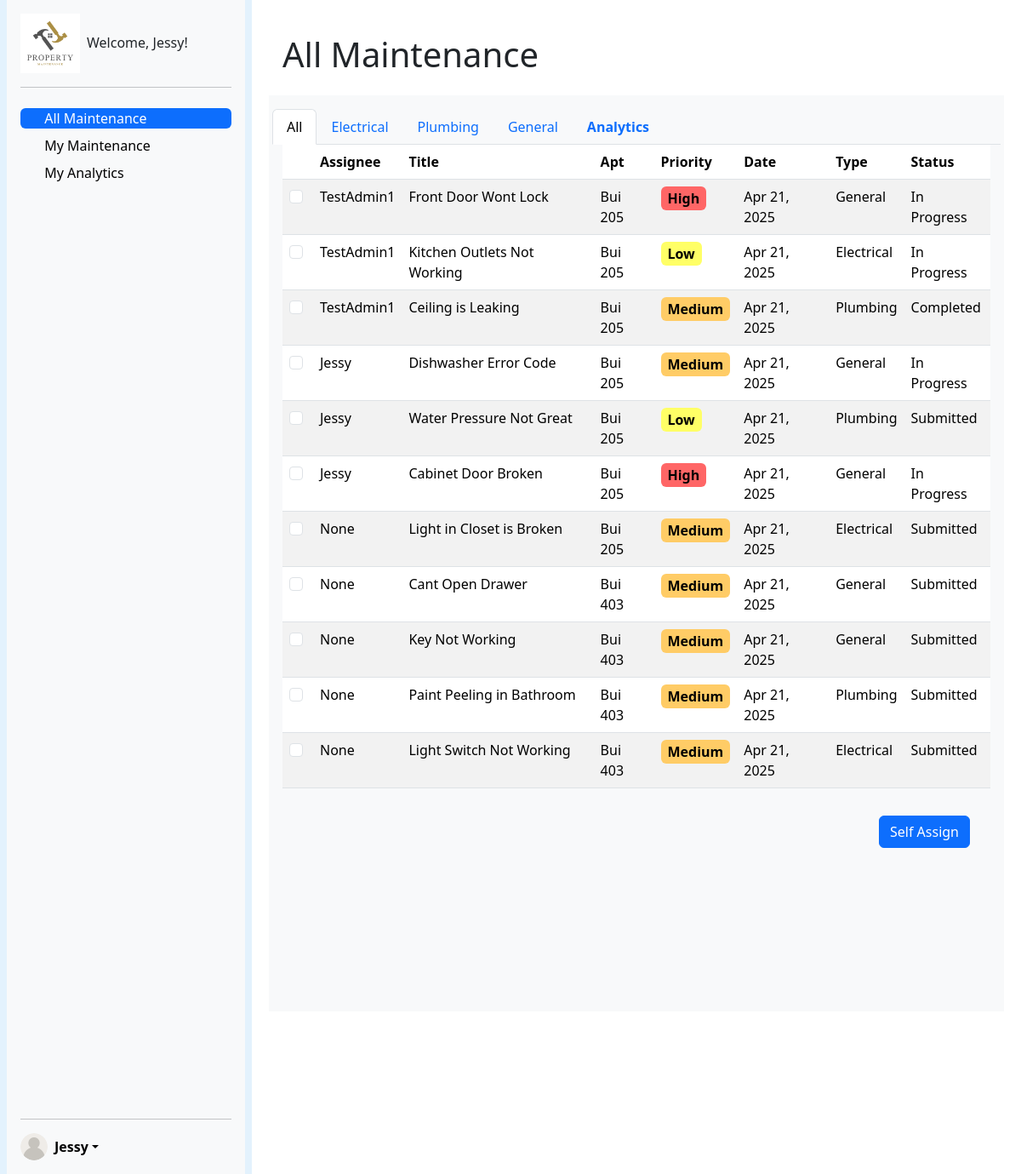
/admin-dashboard/ (signed in), run on the app's committed database.
### ticketsystem/models.py (models this page shows, shortened)
class Ticket(models.Model):
    title = models.CharField(max_length=200)
    description = models.TextField()
    CATEGORY_CHOICES = [
        ('electrical', 'Electrical'),
        ('plumbing', 'Plumbing'),
        ('general', 'General'),
    ]
    category = models.CharField(max_length=20, choices=CATEGORY_CHOICES)
    STATUS_CHOICES = [
        ('submitted', 'Submitted'),
        ('in_progress', 'In Progress'),
        ('completed', 'Completed'),
    ]
    status = models.CharField(max_length=20, choices=STATUS_CHOICES, default='submitted')
    PRIORITY_CHOICES = [
        ('low', 'Low'),
        ('medium', 'Medium'),
        ('high', 'High'),
    ]
    priority = models.CharField(max_length=10, choices=PRIORITY_CHOICES, default='medium')
    created_date = models.DateTimeField(auto_now_add=True)
    updated_date = models.DateTimeField(auto_now=True)
    completed_date = models.DateTimeField(null=True, blank=True) # based on status
    image = models.ImageField(upload_to='ticket_images/', null=True, blank=True)
    submitter = models.ForeignKey(settings.AUTH_USER_MODEL, on_delete=models.CASCADE, related_name='submitted_tickets')
    assigned_admin = models.ForeignKey(settings.AUTH_USER_MODEL, on_delete=models.SET_NULL, null=True, blank=True, related_name='assigned_tickets')

class UserProfile(models.Model):
    user = models.OneToOneField(User, on_delete=models.CASCADE)
    ROLE_CHOICES = [
        ('tenant', 'Tenant'),
        ('admin', 'Admin'),
    ]
    role = models.CharField(max_length=10, choices=ROLE_CHOICES, default='tenant')
    building_name = models.CharField(max_length=100, blank=True, null=True)
    apartment_number = models.CharField(max_length=10, blank=True, null=True)
    employee_id = models.CharField(max_length=100, blank=True, null=True)

### ticketsystem/views.py (the view)
# urls.py: path('admin-dashboard/', admin_dashboard, name='admin_dashboard'),
@login_required(login_url="/")
def admin_dashboard(request):
    userProfile = UserProfile.objects.get(user=request.user)
    if userProfile.role == "tenant":
        return redirect('tenant_dashboard')
    if request.method == 'POST':
        selected_checkboxes = request.POST.getlist('my_checkboxes[]')
        for selected_id in selected_checkboxes:
            ticket = Ticket.objects.get(id=selected_id)
            ticket.assigned_admin = request.user
            ticket.save()
    tickets = Ticket.objects.all()
    total_tickets = tickets.count()
    submitted = tickets.filter(status='submitted').count()
    in_progress = tickets.filter(status='in_progress').count()
    completed = tickets.filter(status='completed').count()
    high_priority = tickets.filter(priority='high').count()
    by_category = tickets.values('category').annotate(count=Count('id'))
    by_priority = tickets.values('priority').annotate(count=Count('id'))
    today = timezone.now().date()
    last_7_days = [
        {
            'date': (today - timedelta(days=i)).strftime('%b %d'),
            'count': tickets.filter(created_date__date=(today - timedelta(days=i))).count()
        }
        for i in range(6, -1, -1)
    ]
    context = {
        'user': request.user,
        'tickets': tickets,
        'total_tickets': total_tickets,
        'submitted': submitted,
        'in_progress': in_progress,
        'completed': completed,
        'high_priority': high_priority,
        'by_category': list(by_category),
        'by_priority': list(by_priority),
        'last_7_days': last_7_days,
    }
    return render(request, 'admin_dashboard.html', context)

### ticketsystem/templates/admin_dashboard.html (shortened to what this page needs)
{% load static %}
<!DOCTYPE html>
<html>
<head>
    {% load bootstrap5 %}
    {% bootstrap_css %}
    <link rel="stylesheet" href="{% static 'priority.css' %}">
</head>
<body>
    <div class="container-fluid">
        <div class="row flex-nowrap">
            <div class="col-auto px-sm-2 px-0" style="background-color: #e3f2fd; ">
                <div class="d-flex flex-column flex-shrink-0 p-3 bg-body-tertiary min-vh-100" style="width: 280px;">
                    <div class="d-flex align-items-center mb-3 mb-md-0 me-md-auto text-decoration" style="max-width:270px;">
                        <img src="../../media/logo_light.png" class="bi pe-none me-2" style="max-width:70px;" alt="Property Maintenance">
                        <span class="navbar-brand mb-0 h1 text-wrap">Welcome, {{ user.username|capfirst }}!</span>
                    </div>
                    <hr>
                    <ul class="nav nav-pills flex-column mb-auto">
                        <li class="nav-item mt-2 rounded">
                            <a href="{% url 'admin_dashboard' %}" class="nav-link list-group-item list-group-item-action active" aria-current="page">
                                <svg class="bi pe-none me-2" width="16" height="16"><use xlink:href="#home"></use></svg>
                                All Maintenance
                            </a>
                        </li>
                        <li class="nav-item mt-2 t-2 rounded">
                            <a href="{% url 'admin_my_maintenance' %}" class="nav-link list-group-item list-group-item-action link-body-emphasis">
                                <svg class="bi pe-none me-2" width="16" height="16"><use xlink:href="#speedometer2"></use></svg>
                                My Maintenance
                            </a>
                        </li>
                        <li class="nav-item mt-2 t-2 rounded">
                            <a href="{% url 'admin_my_analytics' %}" class="nav-link list-group-item list-group-item-action link-body-emphasis">
                                <svg class="bi pe-none me-2" width="16" height="16">
                                    <use xlink:href="#bar-chart"></use>
                                </svg>
                                My Analytics
                            </a>
                        </li>
                    </ul>
                    <hr>
                    <div class="dropdown">
                    <a class="d-flex align-items-center link-body-emphasis text-decoration-none dropdown-toggle" data-bs-toggle="dropdown" aria-expanded="false">
                        <img src="../../media/user_icon.png" alt="" width="32" height="32" class="rounded-circle me-2">
                        <strong>{{ user.username|capfirst }}</strong>
                    </a>
                    </div>
                </div>
            </div>
            <div class="col py-3 overflow-hidden" style="height: 100vh;">
                <h1 class="m-4">All Maintenance</h1>
                <div class="col m-2 p-3 justify-content-center bg-light" style="height: 78vh;">
                    <div class="row">
                        <ul class="nav nav-tabs" id="myTab" role="tablist">
                            <li class="nav-item" role="presentation">
                                <a class="nav-link active filter-tab"id="all-tab" data-bs-toggle="tab" data-bs-target="#all" role="tab" aria-controls="all" aria-selected="true">All</a>
                            </li>
                            <li class="nav-item filter-tab" role="presentation">
                                <a class="nav-link" data-filter="electrical" id="electrical-tab" data-bs-toggle="tab" data-bs-target="#electrical" role="tab" aria-controls="electrical" aria-selected="false">Electrical</a>
                            </li>
                            <li class="nav-item filter-tab" role="presentation">
                                <a class="nav-link" data-filter="plumbing" id="plumbing-tab" data-bs-toggle="tab" data-bs-target="#plumbing" role="tab" aria-controls="plumbing" aria-selected="false">Plumbing</a>
                            </li>
                            <li class="nav-item filter-tab" role="presentation">
                                <a class="nav-link" data-filter="general" id="general-tab" data-bs-toggle="tab" data-bs-target="#general" role="tab" aria-controls="general" aria-selected="false">General</a>
                            </li>
                            <li class="nav-item filter-tab" role="presentation">
                                <a class="nav-link" id="analytics-tab" data-bs-toggle="tab" data-bs-target="#analytics" role="tab" aria-controls="analytics" aria-selected="false"><strong>Analytics</strong></a>
                            </li>
                        </ul>
                    </div>
                    <div class="row tab-content" id="myTabContent">
                        <div class="tab-pane fade show active" id="all" role="tabpanel" aria-labelledby="all-tab">
                            <form method="POST" class="w-100" style="height: 55vh;">
                                <div class="w-100 h-100 d-inline-block table-responsive" >
                                    <table class="table table-striped overflow-auto">
                                        <thead>
                                        <tr>
                                            <th scope="col"></th>
                                            <th scope="col">Assignee</th>
                                            <th scope="col">Title</th>
                                            <th scope="col">Apt</th>
                                            <th scope="col">Priority</th>
                                            <th scope="col">Date</th>
                                            <th scope="col">Type</th>
                                            <th scope="col">Status</th>
                                        </tr>
                                        </thead>
                                        <tbody>
                                            {% for ticket in tickets %}
                                                <tr style="cursor: pointer;" onclick="handleRowClick(event, '{% url 'admin_ticket_page' id=ticket.id %}')">
                                                    <th scope="row"><input class="form-check-input me-1"  type="checkbox" name="my_checkboxes[]" value="{{ ticket.id }}" aria-label="checkbox"></th>
                                                    <td>{{ ticket.assigned_admin|capfirst }}</td>
                                                    <td>{{ ticket.title|capfirst }}</td>
                                                    <td>{{ ticket.submitter.userprofile.building_name|slice:3 }} {{ ticket.submitter.userprofile.apartment_number }}</td>
                                                    <td>
                                                        <span class="priority-box {% if ticket.priority == 'low' %}priority-low{% elif ticket.priority == 'medium' %}priority-medium{% elif ticket.priority == 'high' %}priority-high{% endif %}">
                                                            {{ ticket.priority|capfirst }}
                                                        </span>
                                                    </td>
                                                    <td>{{ ticket.created_date|date:"M d, Y" }}</td>
                                                    <td>{{ ticket.category|capfirst }}</td>
                                                    <td>{{ ticket.get_status_display }}</td>
                                                </tr>
                                            {% endfor %}
                                        </tbody>
                                    </table>
                                </div>
                                <div class="d-flex justify-content-end m-4">
                                    <button type="submit" class="btn btn-primary">Self Assign</button>
                                </div>
                            </form>
                        </div>
                    </div>
                </div>
            </div>
        </div>
    </div>
</body>
</html>

### ticketsystem/static/priority.css (style rules this page uses)
.priority-box { display: inline-block; padding: 2px 8px; border-radius: 6px; font-weight: bold; color: #000; }
.priority-low { background-color: #ffff66; }
.priority-medium { background-color: #ffcc66; }
.priority-high { background-color: #ff6666; }

### data on the page
Ticket: assigned_admin "TestAdmin1", title "Front Door Wont Lock", submitter.userprofile.building_name "Bui", submitter.userprofile.apartment_number "205", priority "High", created_date "Apr 21, 2025", category "General", status "In Progress"
Ticket: assigned_admin "TestAdmin1", title "Kitchen Outlets Not Working", submitter.userprofile.building_name "Bui", submitter.userprofile.apartment_number "205", priority "Low", created_date "Apr 21, 2025", category "Electrical", status "In Progress"
Ticket: assigned_admin "TestAdmin1", title "Ceiling is Leaking", submitter.userprofile.building_name "Bui", submitter.userprofile.apartment_number "205", priority "Medium", created_date "Apr 21, 2025", category "Plumbing", status "Completed"
Ticket: assigned_admin "Jessy", title "Dishwasher Error Code", submitter.userprofile.building_name "Bui", submitter.userprofile.apartment_number "205", priority "Medium", created_date "Apr 21, 2025", category "General", status "In Progress"
Ticket: assigned_admin "Jessy", title "Water Pressure Not Great", submitter.userprofile.building_name "Bui", submitter.userprofile.apartment_number "205", priority "Low", created_date "Apr 21, 2025", category "Plumbing", status "Submitted"
Ticket: assigned_admin "Jessy", title "Cabinet Door Broken", submitter.userprofile.building_name "Bui", submitter.userprofile.apartment_number "205", priority "High", created_date "Apr 21, 2025", category "General", status "In Progress"
Ticket: assigned_admin "None", title "Light in Closet is Broken", submitter.userprofile.building_name "Bui", submitter.userprofile.apartment_number "205", priority "Medium", created_date "Apr 21, 2025", category "Electrical", status "Submitted"
Ticket: assigned_admin "None", title "Cant Open Drawer", submitter.userprofile.building_name "Bui", submitter.userprofile.apartment_number "403", priority "Medium", created_date "Apr 21, 2025", category "General", status "Submitted"
Ticket: assigned_admin "None", title "Key Not Working", submitter.userprofile.building_name "Bui", submitter.userprofile.apartment_number "403", priority "Medium", created_date "Apr 21, 2025", category "General", status "Submitted"
Ticket: assigned_admin "None", title "Paint Peeling in Bathroom", submitter.userprofile.building_name "Bui", submitter.userprofile.apartment_number "403", priority "Medium", created_date "Apr 21, 2025", category "Plumbing", status "Submitted"
Ticket: assigned_admin "None", title "Light Switch Not Working", submitter.userprofile.building_name "Bui", submitter.userprofile.apartment_number "403", priority "Medium", created_date "Apr 21, 2025", category "Electrical", status "Submitted"

### other printed values
{{ user.username|capfirst }} "Jessy"
